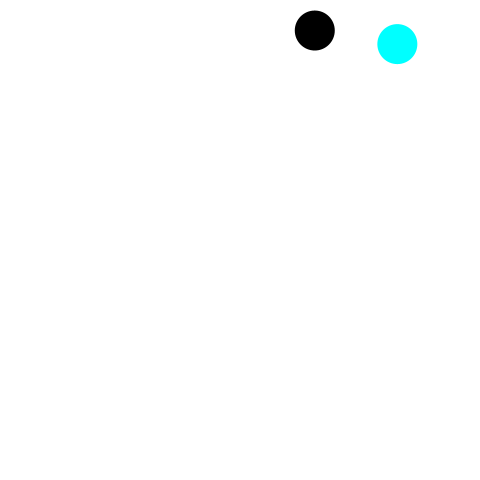
Frame 1 (no input)
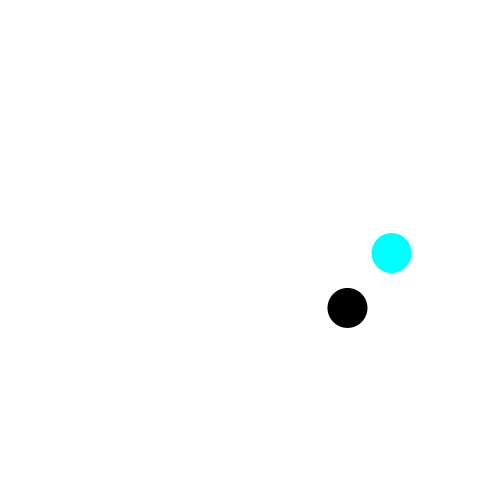
Frame 60 (the mouse pressed at the canvas centre just before this capture)
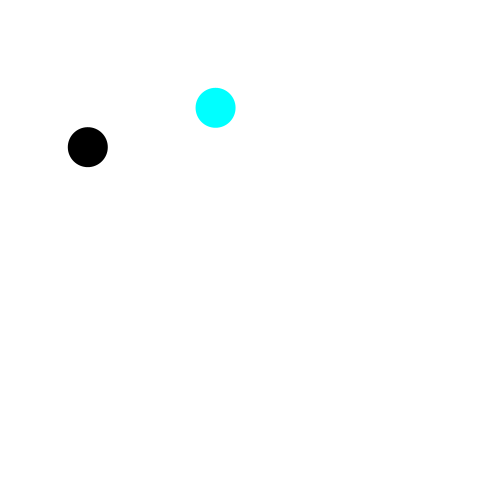
Frame 120 (the mouse held since frame 60 and released just before this capture)

The Processing sketch that drew these frames (run headless with seeded random() and noise(); from frame 60 on, the mouse is pressed at the canvas centre):

// Processing sketch: ballGravityOfTheOther
// ── ballGravityOfTheOther.pde
final float vx0min = -7;            // vxの初期値の下限
final float vx0max = 5;             // vxの初期値の上限
final float vy0min = 4;             // vyの初期値の下限
final float vy0max = 10;            // vyの初期値の上限
final float fps = 60;               // 1秒間あたりのフレーム数
final float gravity = 9.8 / fps;    // 1フレームあたりの重力加速度
final float elas = 0.98;            // 反発係数
final float D = 40;                 // ボールの直径
final float hueMax = 360.0;         // 色相の最大値
Ball Ball0;
InducementedBall LockBall0;

void setup() {
  frameRate(fps);
  size(480, 480);
  noStroke();
  colorMode(HSB, hueMax, 100, 100);
  fill(0, 0, 0);
  Ball0=new Ball();
  Ball0.setX(random(Ball0.d / 2, width - Ball0.d / 2));     // ボールの中心のx座標
  Ball0.setY(random(Ball0.d / 2, height / 5));     // ボールの中心のy座標
  Ball0.setVX(random(vx0min, vx0max));           // ボールの速度のx成分
  Ball0.setVY(random(vy0min, vy0max));          // ボールの速度のy成分
  Ball0.setd(D);  //ボールの大きさ

  LockBall0=new InducementedBall();
  LockBall0.setX(random(Ball0.d / 2, width - Ball0.d / 2));     // ボールの中心のx座標
  LockBall0.setY(random(Ball0.d / 2, height / 5));     // ボールの中心のy座標
  LockBall0.setVX(0);           // ボールの速度のx成分
  LockBall0.setVY(0);          // ボールの速度のy成分
  LockBall0.setd(D);  //ボールの大きさ
}

void draw() {
  background(0, 0, 100);
  Ball0.move();
  fill(0, 0, 0);
  ellipse(Ball0.X, Ball0.Y, Ball0.d, Ball0.d);
  fill(180, 100, 100);
  LockBall0.move();
  ellipse(LockBall0.X, LockBall0.Y, LockBall0.d, LockBall0.d);
}

class Ball {
  float X  =0;
  float Y  =0;
  float VX =0;
  float VY =0;
  float d ;
  void setX(float X) {
    this.X = X;
  }
  void setY(float Y) {
    this.Y = Y;
  }
  void setVX(float VX) {
    this.VX = VX;
  }
  void setVY(float VY) {
    this.VY = VY;
  }
  void setd(float D) {
    this.d = D;
  }
  void move() {
    X  += VX;          // ボールが速度ぶん移動する
    VY += gravity;           // 速度のy成分に重力加速度を加算する
    Y  += VY;          // ボールが速度ぶん移動する
    if (X < d / 2) {
      VX = - VX * elas;
      X = d / 2;
    } else if (X > width - d / 2) {
      VX = - VX  * elas;
      X = width - d / 2;
    }
    if (Y > height - d / 2) {
      VY = - VY * elas;
      Y = height - d / 2;
    } else if (Y < d / 2) {
      VY = - VY * elas;
      Y = d / 2;
    }
    System.out.println("X座標は"+X+"."+"Y座標は"+Y+"."+"Xの加速度は"+VX+"."+"Yの加速度は"+VY+"."+"ボールの直径は"+d);
  }
  void draw(float vx, float vy) {
    fill(((sqrt(vx * vx + vy * vy) * 16) % hueMax), 100, 100);
  }
}

class InducementedBall {
  float X  =0;
  float Y  =0;
  float VX =0;
  float VY =0;
  float d ;
  void setX(float X) {
    this.X = X;
  }
  void setY(float Y) {
    this.Y = Y;
  }
  void setVX(float VX) {
    this.VX = VX;
  }
  void setVY(float VY) {
    this.VY = VY;
  }
  void setd(float D) {
    this.d = D;
  }
  void move() {
    X += VX;          // ボールが速度ぶん移動する
    Y += VY;          // ボールが速度ぶん移動する
    if (X < d / 2) {
      VX = - VX * elas;
      X = d / 2;
    } else if (X > width - d / 2) {
      VX = - VX  * elas;
      X = width - d / 2;
    }
    if (Y > height - d / 2) {
      VY = - VY * elas;
      Y = height - d / 2;
    } else if (Y < d / 2) {
      VY = - VY * elas;
      Y = d / 2;
    }
    if (Ball0.X-LockBall0.X>0) {
      VX+=(Ball0.X-LockBall0.X)*0.001;
    } else if (Ball0.X-LockBall0.X<=0) {
      VX-=(LockBall0.X-Ball0.X)*0.001;
    }
    if (Ball0.Y-LockBall0.Y>0) {
      VY+=(Ball0.Y-LockBall0.Y)*0.001;
    } else if (Ball0.Y-LockBall0.Y<=0) {
      VY-=(LockBall0.Y-Ball0.Y)*0.001;
    }
  }
}
